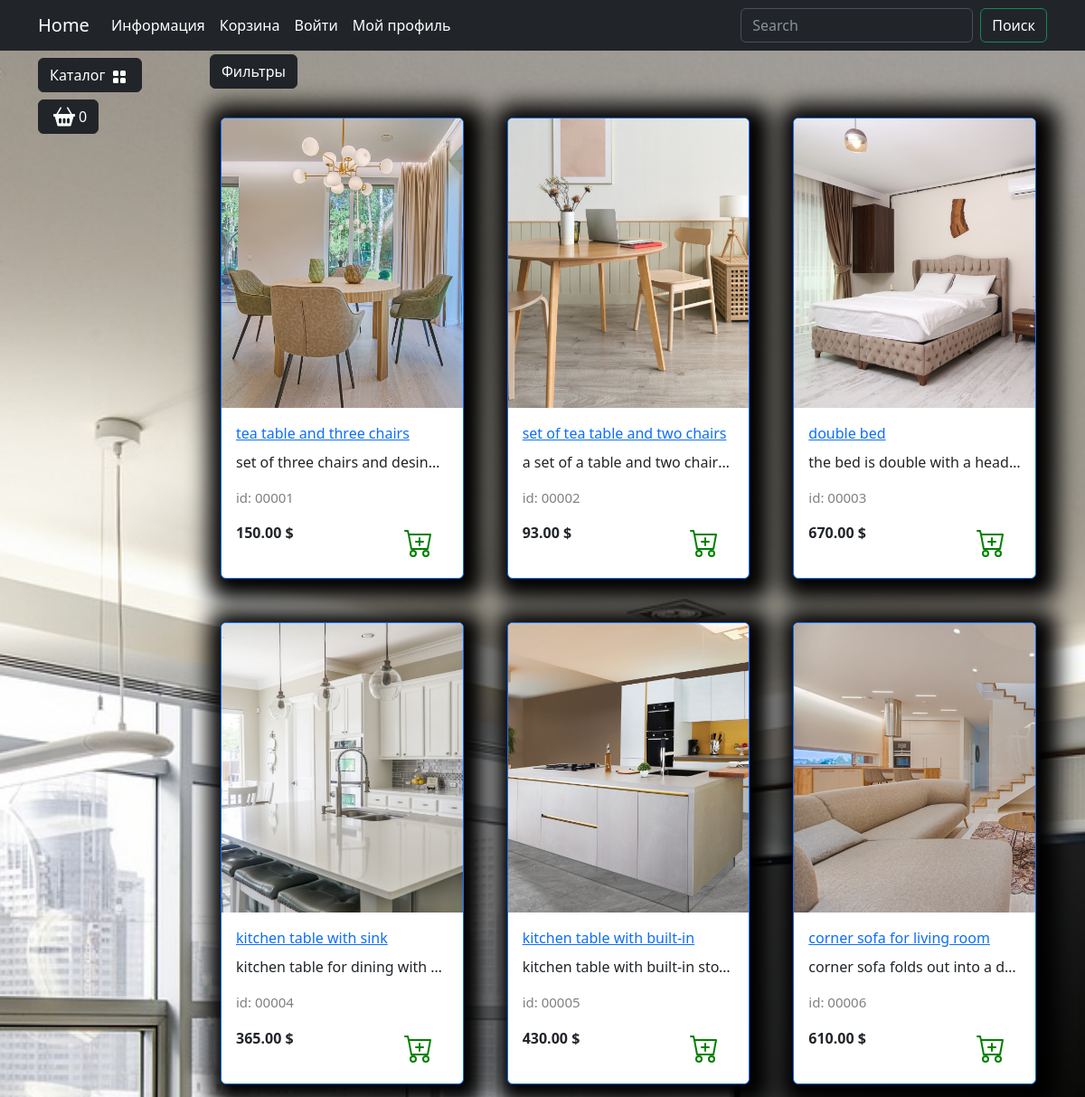
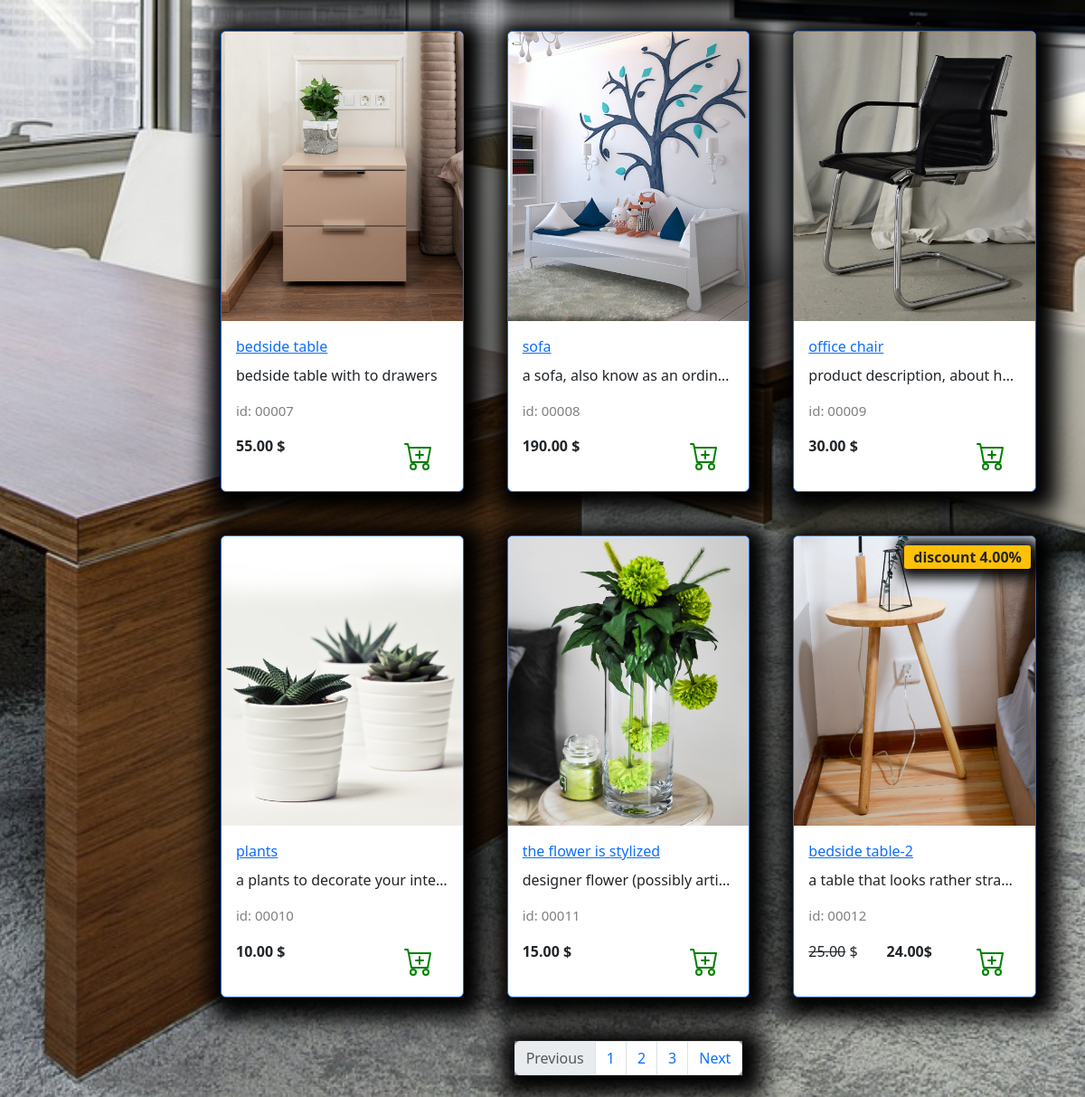
Page /catalog/ on the committed database (2 pictures, top to bottom).
### goods/models.py (models this page shows, shortened)
class Products(models.Model):
    name = models.CharField(max_length=150, unique=True)
    slug = models.SlugField(max_length=200, unique=True, blank=True, null=True)
    description = models.TextField(blank=True, null=True)
    image = models.ImageField(upload_to='goods_images', blank=True, null=True)
    price = models.DecimalField(default=0.00, max_digits=7, decimal_places=2)
    discount = models.DecimalField(default=0.00, max_digits=4, decimal_places=2,)
    quantity = models.PositiveIntegerField(default=0)
    category = models.ForeignKey(to=Categories, on_delete=models.CASCADE)
    class Meta:
        db_table = 'product'
    def display_id(self):
        return f'{self.id:05}'
    def sell_price(self):
        if self.discount:
            return round(self.price - self.price * self.discount / 100, 2)
        return self.price

### goods/views.py (the view)
# urls.py: path('catalog/', include('goods.urls', namespace='catalog'))
def catalog(request) -> HttpResponse:
    goods = Products.objects.all()
    context = {
        'title': 'Home - catalog',
        'goods':  goods,
    }
    return render(request,'goods/catalog.html', context)

### goods/templatetags/goods_tags.py (called while the page is built)
@register.simple_tag()
def tag_categories():
    return Categories.objects.all()

### goods/templates/goods/catalog.html (shortened to what this page needs)
{% extends "main/base.html" %}
{% load static %}
{% block content %}
<div class="row">
    <div class="dropdown mb-2">
        <button class="btn btn-secondary dropdown-toggle btn-dark" type="button" data-bs-toggle="dropdown"
                aria-expanded="false">
            Фильтры
        </button>
    </div>
    {% for product in goods %}
    <div class="col-lg-4 col-md-6 p-4">
        <div class="card border-primary rounded custom-shadow">
            <img src="{{ product.image.url }}" class="card-img-top" alt="...">
            <div class="card-body">
                <a href="../goods/product.html">
                    <p class="card-title">{{product.name}}</p>
                </a>
                <p class="card-text text-truncate">{{ product.description }}</p>
                <p class="product_id">id: {{ product.display_id }}</p>
                <div class="d-flex justify-content-between">
                    {% if product.discount %}
                        <p><s>{{ product.price }}</s> $</p>
                        <p><strong>{{ product.sell_price }}$</strong></p>
                        <span class="badge bg-warning text-dark">discount {{ product.discount }}%</span>
                    {% else %}
                        <p><strong> {{ product.price }} $</strong></p>
                    {% endif %}
                    <a href="#" class="btn add-to-cart">
                        <img class="mx-1" src="{% static 'deps/icons/cart-plus.svg' %}" alt="Catalog Icon"
                             width="32" height="32">
                    </a>
                </div>
            </div>
        </div>
    </div>
    {% endfor%}
</div>
<nav aria-label="Page navigation example">
    <ul class="pagination justify-content-center my-4">
        <div class="custom-shadow d-flex">
            <li class="page-item disabled">
                <a class="page-link">Previous</a>
            </li>
            <li class="page-item"><a class="page-link" href="#">1</a></li>
            <li class="page-item"><a class="page-link" href="#">2</a></li>
            <li class="page-item"><a class="page-link" href="#">3</a></li>
            <li class="page-item">
                <a class="page-link" href="#">Next</a>
            </li>
        </div>
    </ul>
</nav>
{% endblock %}

### main/templates/main/base.html (shortened to what this page needs)
{% load static %}
{% load goods_tags %}
<!DOCTYPE html>
<html lang="en">
<head>
    <link rel="stylesheet" href="{% static "deps/css/bootstrap/bootstrap.min.css" %}">
    <link rel="stylesheet" href="{% static "deps/css/my_css.css"%}">
</head>
<body>
    <header>
        <nav class="navbar navbar-expand-lg bg-dark" data-bs-theme="dark">
            <div class="container">
                <a class="navbar-brand" href="{% url "main:index" %}">Home</a>
                <div class="collapse navbar-collapse" id="navbarSupportedContent">
                    <ul class="navbar-nav me-auto mb-2 mb-lg-0">
                        <li class="nav-item dropdown ">
                            <a class="nav-link dropdown-toggle text-white" href="#" role="button"
                                data-bs-toggle="dropdown" aria-expanded="false">
                                Информация
                            </a>
                        </li>
                        <li class="nav-item">
                            <a class="nav-link  text-white" href="carts/cart.html">Корзина</a>
                        </li>
                        <li class="nav-item">
                            <a class="nav-link  text-white" href="users/login.html">Войти</a>
                        </li>
                        <li class="nav-item dropdown ">
                            <a class="nav-link dropdown-toggle text-white" href="#" role="button"
                                data-bs-toggle="dropdown" aria-expanded="false">
                                Мой профиль
                            </a>
                        </li>
                    </ul>
                    <form class="d-flex" role="search">
                        <input class="form-control me-2" type="search" placeholder="Search" aria-label="Search">
                        <button class="btn btn-outline-success text-white" type="submit">Поиск</button>
                    </form>
                </div>
            </div>
        </nav>
    </header>
    <section>
        <div class="container">
            <div class="row mt-1 position-fixed z-3">
                <div class="dropdown mb-2">
                    <button class="btn btn-secondary dropdown-toggle btn-dark" type="button" data-bs-toggle="dropdown"
                        aria-expanded="false">
                        Каталог
                        <img class="mx-1" src="{% static "deps/icons/grid-fill.svg"%}" alt="Catalog Icon" width="16"
                            height="16">
                    </button>
                        {% tag_categories as categories %}
                </div>
                <div>
                    <button type="button" class="btn btn-dark btn-secondary d-flex" id="modalButton"
                        aria-expanded="false">
                        <img class="mx-1" src="{% static "deps/icons/basket2-fill.svg"%}" alt="Catalog Icon" width="24"
                            height="24">
                        <span id="goods-in-cart-count">0</span>
                    </button>
                </div>
            </div>
        </div>
        <div class="container">
            <div class="row mt-1">
                <div class="col-lg-2">
                </div>
                <div class="col-lg-10">
                    {% block content %}{% endblock %}
                </div>
            </div>
        </div>
    </section>
</body>
</html>

### static/deps/css/my_css.css (style rules this page uses)
body { background-image: url("../images/bg-image.jpg"); background-repeat: no-repeat; background-attachment: fixed; background-position: center center; background-size: cover; height: 100%; }
.dropdown-toggle::after { content: none; }
.custom-shadow { box-shadow: 5px 5px 25px 19px #000000; }
.product_id { color: gray; font-size: 15px; }
.badge.bg-warning.text-dark { position: absolute; top: 10px; right: 5px; z-index: 1; padding: 5px 10px; border-radius: 3px; font-size: 1rem; box-shadow: 2px 2px 15px 9px #000000; }

### rows in the picture
Products: image (picture), name "tea table and three chairs", description "set of three chairs and desin…", display_id "00001", price "150.00"
Products: image (picture), name "set of tea table and two chairs", description "a set of a table and two chair…", display_id "00002", price "93.00"
Products: image (picture), name "double bed", description "the bed is double with a head…", display_id "00003", price "670.00"
Products: image (picture), name "kitchen table with sink", description "kitchen table for dining with…", display_id "00004", price "365.00"
Products: image (picture), name "kitchen table with built-in", description "kitchen table with built-in sto…", display_id "00005", price "430.00"
Products: image (picture), name "corner sofa for living room", description "corner sofa folds out into a d…", display_id "00006", price "610.00"
Products: image (picture), name "bedside table", description "bedside table with to drawers", display_id "00007", price "55.00"
Products: image (picture), name "sofa", description "a sofa, also know as an ordin…", display_id "00008", price "190.00"
Products: image (picture), name "office chair", description "product description, about h…", display_id "00009", price "30.00"
Products: image (picture), name "plants", description "a plants to decorate your inte…", display_id "00010", price "10.00"
Products: image (picture), name "the flower is stylized", description "designer flower (possibly artif…", display_id "00011", price "15.00"
Products: image (picture), name "bedside table-2", description "a table that looks rather stra…", display_id "00012", price "25.00", sell_price "24.00", discount "4.00"
